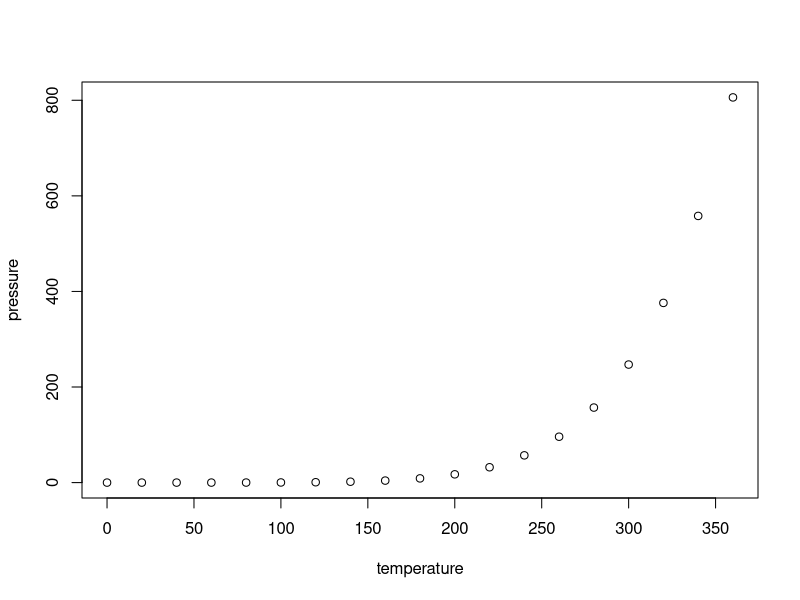
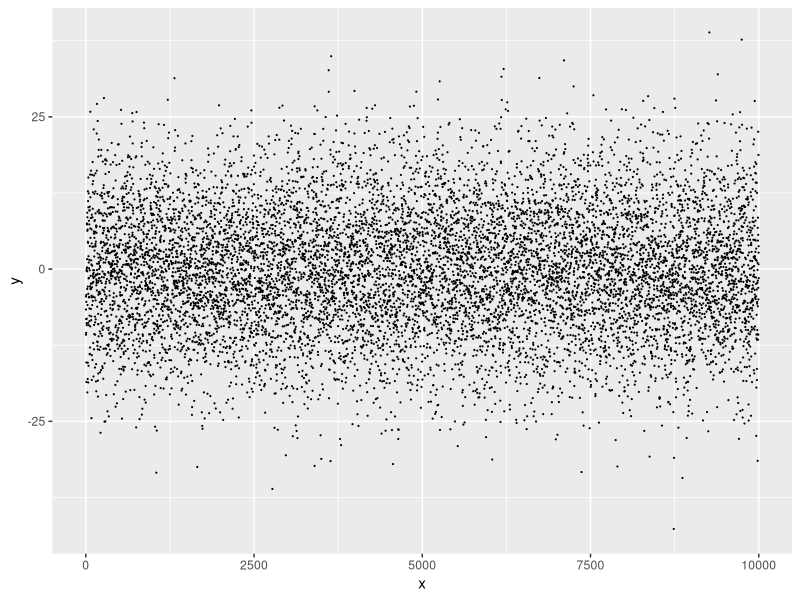
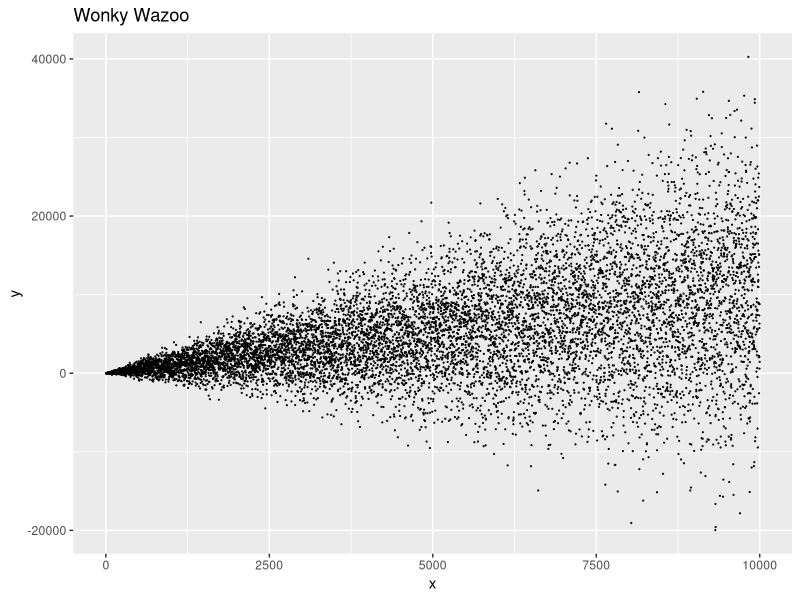

Recreate these plots in R, in order.
## ---- chunk 1
knitr::opts_chunk$set(echo = TRUE)
## ---- chunk 2
summary(cars)
## ---- chunk 3
plot(pressure)
## ---- chunk 4
library(ggplot2)
## ---- chunk 5
scobius_doobus.df <- data.frame(x = 1:10000, y = rnorm(10000, 0, 10))

scobius_doobus.plot = ggplot(scobius_doobus.df, aes(x = x, y = y))+ geom_point(size = 0.1)
plot(scobius_doobus.plot)
## ---- chunk 6
spicyFunc <- function(x){
  return(x + x^1.0002*rnorm(1,0,1))
}
wonky.wazoo.df <- data.frame(x = 1:10000, y = 1:10000)

for(i in 1:10000){
  wonky.wazoo.df$y[i] <- spicyFunc(wonky.wazoo.df$x[i])
}

wonky_wazoo <- ggplot(wonky.wazoo.df, aes(x = x, y = y))+ geom_point(size = 0.1) + ggtitle("Wonky Wazoo")
plot(wonky_wazoo)
